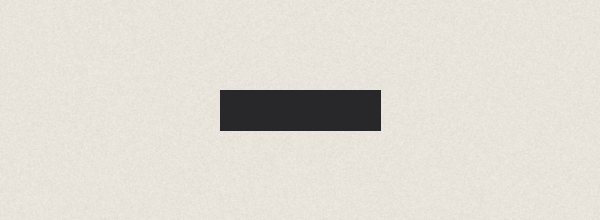
#> input picture tools/scene/build/tex/box_front.png, 600 x 220 px, given in place of preview_desktop.png, which was not available
$ python compare.py
#> lines starting #> are read from the running program, lines starting #| are printed output that depends on the picture; pictures that were not available may be replaced by others from this repository, and a replacement may not be noted
"""Stack a render above the concept image for visual comparison."""
import sys
from pathlib import Path

from PIL import Image

ROOT = Path(__file__).resolve().parents[2]
CONCEPT = ROOT / "output/environment-redesign/creation-room-concept-direct-01.png"

render = Path(sys.argv[1]) if len(sys.argv) > 1 else ROOT / ".cache/renders/preview_desktop.png"
out = Path(sys.argv[2]) if len(sys.argv) > 2 else ROOT / ".cache/compare.png"
a = Image.open(render).convert("RGB")
#> a is the input picture: PIL image 600x220 RGB; mean R, G, B 222.4, 218.6, 211.1
b = Image.open(CONCEPT).convert("RGB").resize(a.size, Image.LANCZOS)
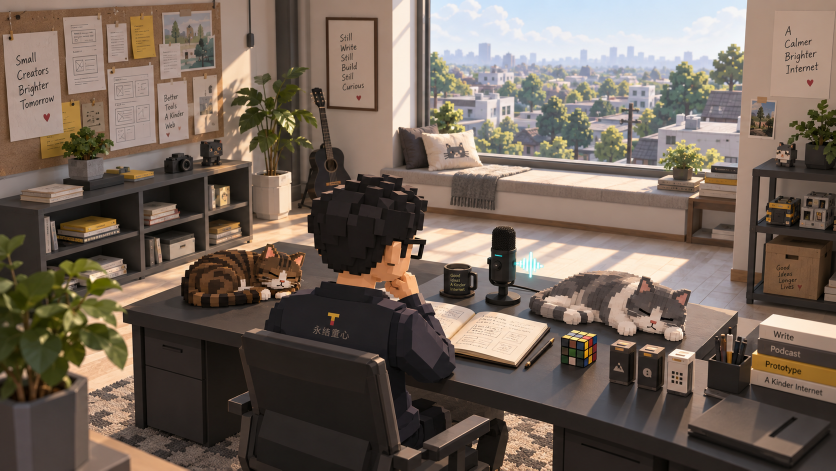
#> input picture output/environment-redesign/creation-room-concept-direct-01.png, 1672 x 941 px (shown at 1/2 size)
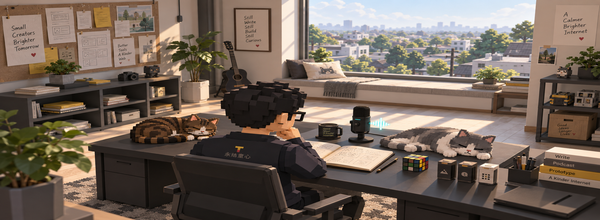
#> b: PIL image 600x220 RGB; mean R, G, B 114.4, 100.4, 89.3
sheet = Image.new("RGB", (a.width, a.height * 2 + 8), (255, 255, 255))
#> sheet: PIL image 600x448 RGB; every value is 255
sheet.paste(a, (0, 0))
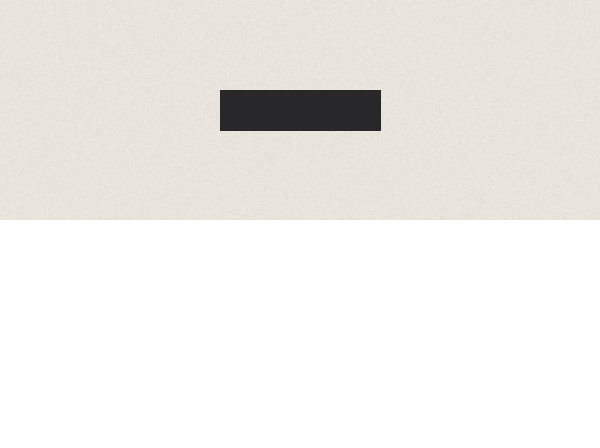
#> sheet: PIL image 600x448 RGB; mean R, G, B 239, 237.1, 233.4
sheet.paste(b, (0, a.height + 8))
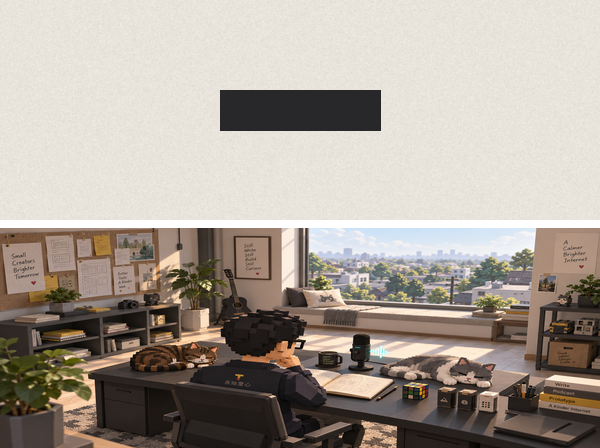
#> sheet: PIL image 600x448 RGB; mean R, G, B 169.9, 161.2, 152.1
sheet.save(out)
print(out)
